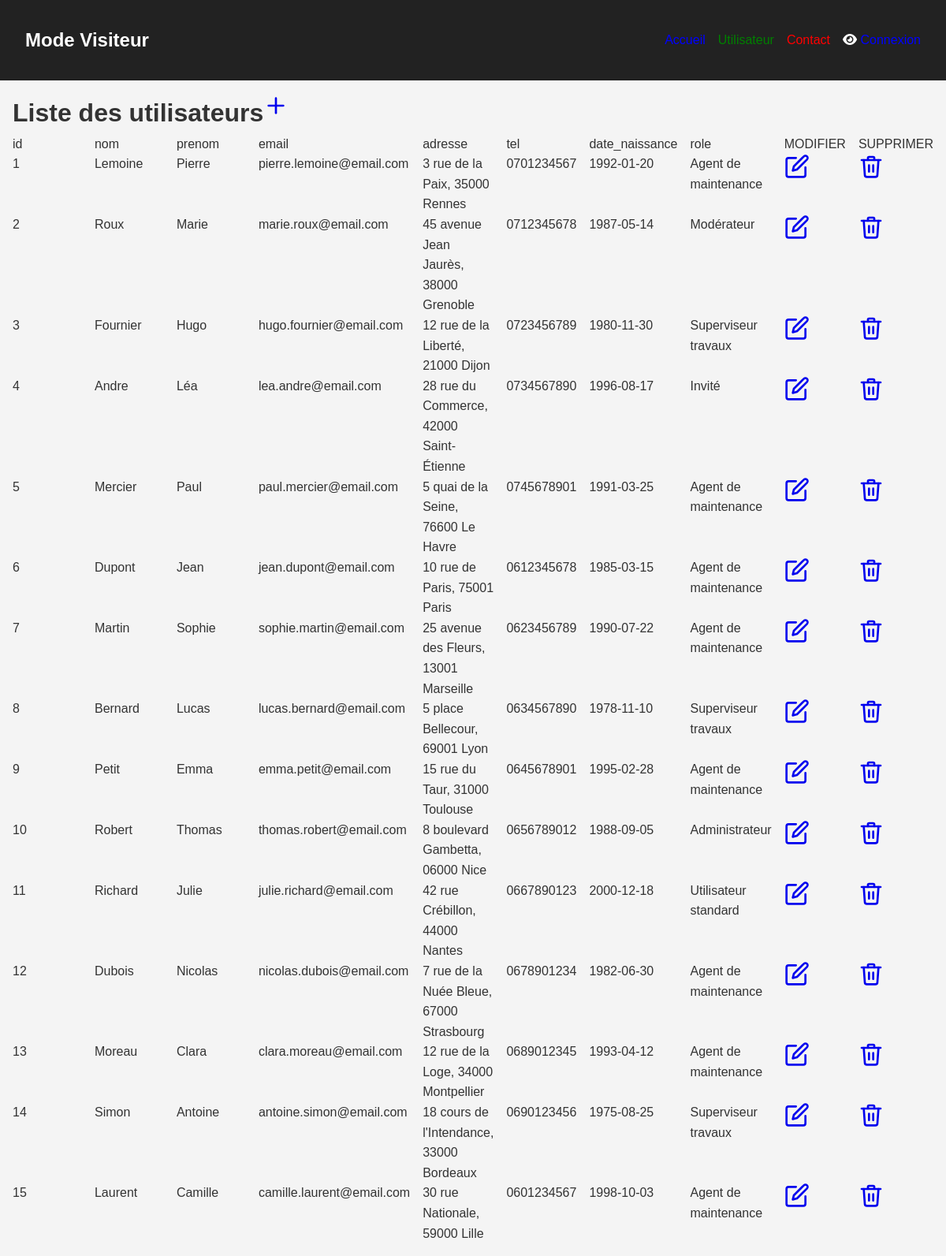
The app's page /?page=utilisateur_list with its own data.
### tables this page shows
CREATE TABLE
    IF NOT EXISTS utilisateur (
        id_utilisateur INTEGER NOT NULL AUTO_INCREMENT,
        nom VARCHAR(50) NOT NULL,
        prenom VARCHAR(50) NOT NULL,
        email VARCHAR(100) NOT NULL,
        mdp TEXT NOT NULL,
        adresse TEXT NOT NULL,
        tel VARCHAR(10) NOT NULL,
        date_naissance DATE NOT NULL,
        id_role INTEGER NOT NULL,
        PRIMARY KEY (id_utilisateur),
        KEY fk_utilisateur_role (id_role)
    );

CREATE TABLE
    IF NOT EXISTS role (
        id_role INTEGER NOT NULL AUTO_INCREMENT,
        libelle TEXT NOT NULL,
        niveau_perm INTEGER NOT NULL,
        PRIMARY KEY (id_role)
    );

### index.php (called while the page is built, shortened)
<?php
require "./php/controller/routes.php";
require "./php/controller/helpers.php";
charger_page();

### php/controller/classes/NavElement.Class.php (called while the page is built, shortened)
<?php
class NavElement
{
    private $_libelle;
    private $_icone;
    private $_reference;
    private $_couleur;
    public static $_all_elt = [];
    public static function get_all_elt()
    {
        return self::$_all_elt;
    }
    public static function set_new_elt($_new_elt)
    {
        self::$_all_elt[$_new_elt->get_libelle()] = $_new_elt;
    }
    public function get_couleur()
    {
        return $this->_couleur;
    }
    public function set_couleur($_couleur)
    {
        $this->_couleur = $_couleur;
    }
    public function get_reference()
    {
        return $this->_reference;
    }
    public function set_reference($_reference)
    {
        $this->_reference = $_reference;
    }
    public function get_icone()
    {
        return $this->_icone;
    }
    public function set_icone($_icone)
    {
        $this->_icone = $_icone;
    }
    public function get_libelle()
    {
        return $this->_libelle;
    }
    public function set_libelle($_libelle)
    {
        $this->_libelle = $_libelle;
    }
}

### php/controller/classes/Utilisateur.Class.php (called while the page is built, shortened)
<?php
class Utilisateur
{
    private $_id_utilisateur;
    private $_nom;
    private $_prenom;
    private $_email;
    private $_adresse;
    private $_tel;
    private $_date_naissance;
    private $_id_role;
    public function get_adresse()
    {
        return $this->_adresse;
    }
    public function set_adresse($_adresse)
    {
        $this->_adresse = $_adresse;
    }
    public function get_tel()
    {
        return $this->_tel;
    }
    public function set_tel($_tel)
    {
        $this->_tel = $_tel;
    }
    public function get_date_naissance()
    {
        return $this->_date_naissance;
    }
    public function set_date_naissance($_date_naissance)
    {
        $this->_date_naissance = $_date_naissance;
    }
    public function get_id_role()
    {
        return $this->_id_role;
    }
    public function set_id_role($_id_role)
    {
        $this->_id_role = $_id_role;
    }
    public function get_id_utilisateur()
    {
        return $this->_id_utilisateur;
    }
    public function set_id_utilisateur($_id_utilisateur)
    {
        $this->_id_utilisateur = $_id_utilisateur;
    }
    public function get_prenom()
    {
        return $this->_prenom;
    }
    public function set_prenom($_prenom)
    {
        $this->_prenom = $_prenom;
    }
    public function get_email()
    {
        return $this->_email;
    }
    public function set_email($_email)
    {
        $this->_email = $_email;
    }
    public function get_nom()
    {
        return $this->_nom;
    }
    public function set_nom($_nom)
    {
        $this->_nom = $_nom;
    }
    public function __construct(array $data = [])
    {
        if (!empty($data)) {
            foreach ($data as $key => $value) {
                $methode = "set_" . $key;
                if (is_callable([$this, $methode])) {
                    $value = htmlspecialchars($value);
                }
            }
        }
    }
    public static function get_attributes()
    {
        $reflection = new ReflectionClass(Utilisateur::class);
        $props      = $reflection->getProperties();
        $names = array_map(fn($prop) => $prop->getName(), $props);
        return ($names);
    }
}

### php/model/services/DAO.Class.php (called while the page is built, shortened)
<?php
class DAO
{
    public static function select(string $table, ?array $colonnes = null, ?array $conditions = null, ?string $order_by = null, bool $api = false, bool $debug = false)
    {
        $str = json_encode($colonnes) . $table . json_encode($conditions) . $order_by;
        if (! str_contains($str, ";")) {
            $bdd = DbConnect::get_db();
            if ($colonnes == null) {
                $liste_colonnes = "*";
            } else {
                $liste_colonnes = implode(',', $colonnes);
            }
            $req_string  = "SELECT " . $liste_colonnes . " FROM " . $table;
            $where       = conditions_select($conditions);
            $req_string .= $where;
            $req_string .= $order_by == null ? "" : " ORDER BY " . $order_by;
            $requete     = $bdd->prepare($req_string);
            $liste = [];
            $requete->execute();
            while ($donnees = $requete->fetch(PDO::FETCH_ASSOC)) {
                if ($api) {
                    $liste[] = $donnees;
                } else {
                    $liste[] = new $table($donnees);
                }
            }
            return $liste;
        }
    }
    public static function find_by_id($table, $id)
    {
        if ($obj = DAO::select($table, null, ["id_" . $table => $id])) {
            return $obj[0];
        } else {return false;}
    }
}

### php/controller/helpers.php (called while the page is built)
<?php
function hashage($texte)
{
    $texte = sqrt(bin2hex(md5($texte)) . (strlen($texte) + 97));
    $texte = strlen($texte) % 2 == 0 ? bin2hex($texte) : bin2hex($texte . '9');
    return $texte;
}
function conditions_select(?array $conditions = null)
{
    if ($conditions == null) {
        return "";
    }
    $reponse = " WHERE ";
    foreach ($conditions as $key => $value) {
        if (is_array($value)) {
            $reponse .= $key . " in (";
            foreach ($value as $item) {
                $reponse .= $item . ",";
            }
            $reponse  = substr($reponse, 0, strlen($reponse) - 1);
            $reponse .= ") AND ";
        } else {
            if ($value == "") {
                $reponse .= $key . " is null AND ";
            } else {
                if (str_contains($value, '%')) {
                    $reponse .= $key . " like '" . $value . "' AND";
                } else {
                    if (str_contains($value, '->')) {
                        $reponse .= $key . " BETWEEN " . substr($value, 0, 1) . " and " . substr($value, -1, 1) . " AND ";
                    } else {
                        $reponse .= $key . " = '" . $value . "' AND ";
                    }
                }
            }
        }
    }
    $reponse  = substr($reponse, 0, strlen($reponse) - 4);
    return $reponse;
}

### php/controller/classes/Role.Class.php (called while the page is built, shortened)
<?php
class Role
{
    private $_libelle;
    public function get_libelle()
    {
        return $this->_libelle;
    }
    public function set_libelle($_libelle)
    {
        $this->_libelle = $_libelle;
    }
    public function __construct(array $data = [])
    {
        if (! empty($data)){
            foreach ($data as $key => $value) {
                $methode = "set_" . $key;
                if (is_callable([$this, $methode])){
                    $value = htmlspecialchars($value);
                }
            }
        }
    }
}

### php/view/list/utilisateur_list.php (the view)
<?php
$nb_colonne = count(Utilisateur::get_attributes())-1;
echo '
        <div class=flex>
        <h1>Liste des utilisateurs</h1>
        <a href="?page=utilisateur_form&mode=Ajouter"><my-icon name=plus-outline></my-icon></a>
        </div>
        <div class=grid_crud style=--cols:' . $nb_colonne . '>';
foreach (Utilisateur::get_attributes() as $attribut) {
    switch ($attribut) {
        case '_mdp':
            break;
        case '_id_utilisateur':
            echo '<div> id </div>';
            break;
        case '_id_role':
            echo '<div> role </div>';
            break;
        default:
            echo '<div>' . substr($attribut, 1) . '</div>';
            break;
    }
}
echo '<div>MODIFIER</div><div>SUPPRIMER</div>';
foreach (DAO::select('utilisateur') as $utilisateur) {
    foreach (Utilisateur::get_attributes() as $attribut) {
        switch ($attribut) {
            case '_mdp':
                break;
            case '_id_role':
                $valeur = DAO::find_by_id('role', $utilisateur->get_id_role())->get_libelle();
                echo '<div>' . $valeur . '</div>';
                break;
            default:
                $get    = 'get' . $attribut;
                $valeur = $utilisateur->$get();
                echo '<div>' . $valeur . '</div>';
                break;
        }
    }
    echo '<a href="?page=utilisateur_form&mode=Modifier&id_utilisateur=' . $utilisateur->get_id_utilisateur() . '"><my-icon name=edit-outline></my-icon></a>
    <a href="?page=utilisateur_form&mode=Supprimer&id_utilisateur=' . $utilisateur->get_id_utilisateur() . '"><my-icon name=trash-outline></my-icon></a>';
}
echo '</div>';

### php/view/general/head.php
<?php
echo '<!DOCTYPE html>
<html lang="fr">
<head>
    <meta charset="UTF-8">
    <meta name="viewport" content="width=device-width, initial-scale=1.0">
    <title>Site 1</title>
    <link rel="stylesheet" href="css/global.css">
    <link rel="stylesheet" href="css/forms.css">
    <link rel="stylesheet" href="css/responsive.css">
    <link rel="stylesheet" href="css/icon.css">
    <link rel="stylesheet" href="css/root.css">
    <link rel="stylesheet" href="css/style.css">
</head>
<body>';

### php/view/general/header.php (shortened to what this page needs)
<?php
if ($_SESSION['utilisateur']->get_id_role() > 0) {
    $utilisateur['str']  = 'Bonjour ' . $_SESSION['utilisateur']->get_prenom() . '<br> role : ' . DAO::select('role', ['libelle'], ["id_role" => $_SESSION['utilisateur']->get_id_role()])[0]->get_libelle();
    $utilisateur['bool'] = true;
} else {
    $utilisateur['str']  = "Mode Visiteur";
    $utilisateur['bool'] = false;
}
echo '<header class="bg-dark p-1">
        <nav class="flex justify-between align-center container">
            <h2>' . $utilisateur['str'] . '</h2>
            <div class="flex gap-1">';
foreach (NavElement::get_all_elt() as $value) {
    switch ([$value->get_libelle(), $utilisateur['bool']]) {
        case (['Deconnexion', false]):
            break;
        default:
            echo '<a href=' . $value->get_reference() . ' class="td-none nav-icon">
            <span class="fas fa-' . $value->get_icone() . '"></span>
            <span class="nav-text ' . $value->get_couleur() . '">' . $value->get_libelle() . '</span></a>';
            break;
    }
}
echo '            </div>
        </nav>
    </header>
    <main class="container">
';

### php/controller/routes.php
<?php
function charger_page()
{
    $route[''] = new Route(["chemin" => "view/general/accueil","role_requis"=>0]);
    $route['accueil'] = new Route(["chemin" => "view/general/accueil","role_requis"=>0]);
    $route['contact'] = new Route(["chemin" => "view/form/contact","role_requis"=>0]);
    $route['utilisateur_list'] = new Route(["chemin" => "view/list/utilisateur_list","role_requis"=>0]);
    $route['connexion'] = new Route(["chemin" => "view/form/connexion","role_requis"=>0]);
    $route['utilisateur_form'] = new Route(["chemin" => "view/form/utilisateur_form","role_requis"=>0]);
    $route['action_connexion'] = new Route(["chemin" => "controller/action/action_connexion","role_requis"=>0]);
    $route['action_utilisateur'] = new Route(["chemin" => "controller/action/action_utilisateur","role_requis"=>0]);
    require "./php/view/general/head.php";
    require "./php/view/general/header.php";
    $page = isset($_GET["page"]) ? $_GET["page"] : "";
    if (isset($route[$page])) {
        require "./php/" . $route[$page]->get_chemin() . ".php";
    } else {
        require "./php/view/general/accueil.php";
    }
    require "./php/view/general/footer.php";
}

### php/view/general/footer.php
<?php
echo '
    </main>
    <script src="./js/icon.js"></script>
</body>
</html>';

### css/global.css (style rules this page uses)
* { box-sizing: border-box; margin: 0; padding: 0; }
:root { --primary: #0056b3; --bg: #f4f4f4; --text: #333; --white: #fff; --dark: #222; }
body { font-family: sans-serif; background: var(--bg); color: var(--text); line-height: 1.6; }
.container { max-width: 1200px; margin: 0 auto; padding: 1rem; }
.flex { display: flex; }
.gap-1 { gap: 1rem; }
.align-center { align-items: center; }
.justify-between { justify-content: space-between; }
.p-1 { padding: 1rem; }
.bg-dark { background: var(--dark); color: var(--white); }
.td-none { text-decoration: none; color: inherit; }

### css/root.css (style rules this page uses)
.bleu { color:blue; }
.vert { color:green; }
.rouge { color:red; }

### css/style.css (style rules this page uses)
.grid_crud { display: grid; grid-template-columns: repeat(var(--cols), 1fr) 0.2fr 0.2fr; column-gap: 1rem; }

### records on screen
utilisateur: id_utilisateur "1", nom "Lemoine", prenom "Pierre", email "pierre.lemoine@email.com", adresse "3 rue de la Paix, 35000 Rennes", tel "0701234567", date_naissance "1992-01-20", id_role.libelle "Agent de maintenance"
utilisateur: id_utilisateur "2", nom "Roux", prenom "Marie", email "marie.roux@email.com", adresse "45 avenue Jean Jaurès, 38000 Grenoble", tel "0712345678", date_naissance "1987-05-14", id_role.libelle "Modérateur"
utilisateur: id_utilisateur "3", nom "Fournier", prenom "Hugo", email "hugo.fournier@email.com", adresse "12 rue de la Liberté, 21000 Dijon", tel "0723456789", date_naissance "1980-11-30", id_role.libelle "Superviseur travaux"
utilisateur: id_utilisateur "4", nom "Andre", prenom "Léa", email "lea.andre@email.com", adresse "28 rue du Commerce, 42000 Saint-Étienne", tel "0734567890", date_naissance "1996-08-17", id_role.libelle "Invité"
utilisateur: id_utilisateur "5", nom "Mercier", prenom "Paul", email "paul.mercier@email.com", adresse "5 quai de la Seine, 76600 Le Havre", tel "0745678901", date_naissance "1991-03-25", id_role.libelle "Agent de maintenance"
utilisateur: id_utilisateur "6", nom "Dupont", prenom "Jean", email "jean.dupont@email.com", adresse "10 rue de Paris, 75001 Paris", tel "0612345678", date_naissance "1985-03-15", id_role.libelle "Agent de maintenance"
utilisateur: id_utilisateur "7", nom "Martin", prenom "Sophie", email "sophie.martin@email.com", adresse "25 avenue des Fleurs, 13001 Marseille", tel "0623456789", date_naissance "1990-07-22", id_role.libelle "Agent de maintenance"
utilisateur: id_utilisateur "8", nom "Bernard", prenom "Lucas", email "lucas.bernard@email.com", adresse "5 place Bellecour, 69001 Lyon", tel "0634567890", date_naissance "1978-11-10", id_role.libelle "Superviseur travaux"
utilisateur: id_utilisateur "9", nom "Petit", prenom "Emma", email "emma.petit@email.com", adresse "15 rue du Taur, 31000 Toulouse", tel "0645678901", date_naissance "1995-02-28", id_role.libelle "Agent de maintenance"
utilisateur: id_utilisateur "10", nom "Robert", prenom "Thomas", email "thomas.robert@email.com", adresse "8 boulevard Gambetta, 06000 Nice", tel "0656789012", date_naissance "1988-09-05", id_role.libelle "Administrateur"
utilisateur: id_utilisateur "11", nom "Richard", prenom "Julie", email "julie.richard@email.com", adresse "42 rue Crébillon, 44000 Nantes", tel "0667890123", date_naissance "2000-12-18", id_role.libelle "Utilisateur standard"
utilisateur: id_utilisateur "12", nom "Dubois", prenom "Nicolas", email "nicolas.dubois@email.com", adresse "7 rue de la Nuée Bleue, 67000 Strasbourg", tel "0678901234", date_naissance "1982-06-30", id_role.libelle "Agent de maintenance"
utilisateur: id_utilisateur "13", nom "Moreau", prenom "Clara", email "clara.moreau@email.com", adresse "12 rue de la Loge, 34000 Montpellier", tel "0689012345", date_naissance "1993-04-12", id_role.libelle "Agent de maintenance"
utilisateur: id_utilisateur "14", nom "Simon", prenom "Antoine", email "antoine.simon@email.com", adresse "18 cours de l'Intendance, 33000 Bordeaux", tel "0690123456", date_naissance "1975-08-25", id_role.libelle "Superviseur travaux"
utilisateur: id_utilisateur "15", nom "Laurent", prenom "Camille", email "camille.laurent@email.com", adresse "30 rue Nationale, 59000 Lille", tel "0601234567", date_naissance "1998-10-03", id_role.libelle "Agent de maintenance"

### other values on screen
$utilisateur['str'] "Mode Visiteur"
$value->get_libelle() "Utilisateur"
$value->get_libelle() "Contact"
substr($attribut, 1) "nom"
substr($attribut, 1) "prenom"
substr($attribut, 1) "email"
substr($attribut, 1) "adresse"
substr($attribut, 1) "tel"
substr($attribut, 1) "date_naissance"
